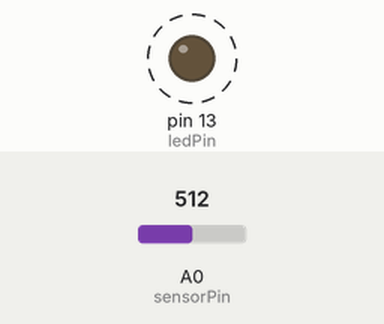
Recording of a sketch running on a simulated Arduino Uno, built with avr-gcc and run on an emulated ATmega328P. Parts: output pins drawn as LEDs (lit = HIGH). Dashed ring = blinking. Inputs (shaded band) come from the test bench; at power-on: A0 (sensorPin) = 512.

Above: at 1.8 s.
1.9 s: A0 (sensorPin) set to 0
At 3.3 s:
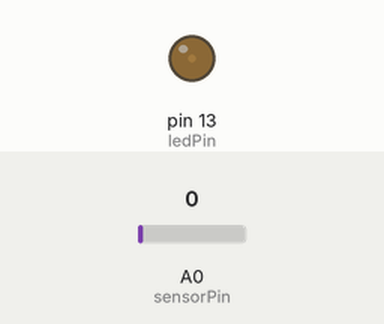
3.6 s: A0 (sensorPin) set to 122
At 3.9 s:
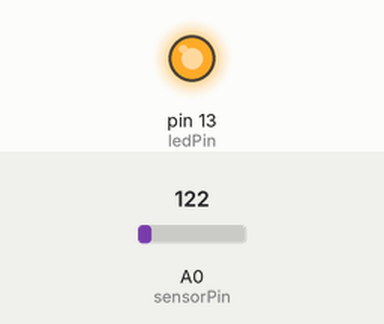
Timing chart, 0 to 13.1 s (numbered marks = the images above; inputs shaded):
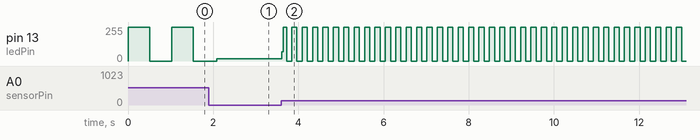

The sketch:

basic_potentiometer.ino
```cpp
/*LED ON/OFF Control Using Potentiometer
 * Analog sensor reads potentiometer output on A0 and program turns LED ON/OFF for a time depending on pot setting
 */
int sensorPin = 0;
int ledPin = 13;
int sensorVal = 0;

void setup() {
  pinMode(ledPin, OUTPUT);
}

void loop() {
  sensorVal = analogRead(sensorPin);
  digitalWrite(ledPin, HIGH);
  delay(sensorVal);
  digitalWrite(ledPin, LOW);
  delay(sensorVal);
}
```

Measured:
- after the input at 3.6 s, pin 13 (ledPin): 16/255 → 69/255 at once, then moves between 0/255 and 255/255, repeating every 0.24 s
- by itself, pin 13 (ledPin): alternates 255/255 for 0.51 s and 0/255 for 0.51 s
